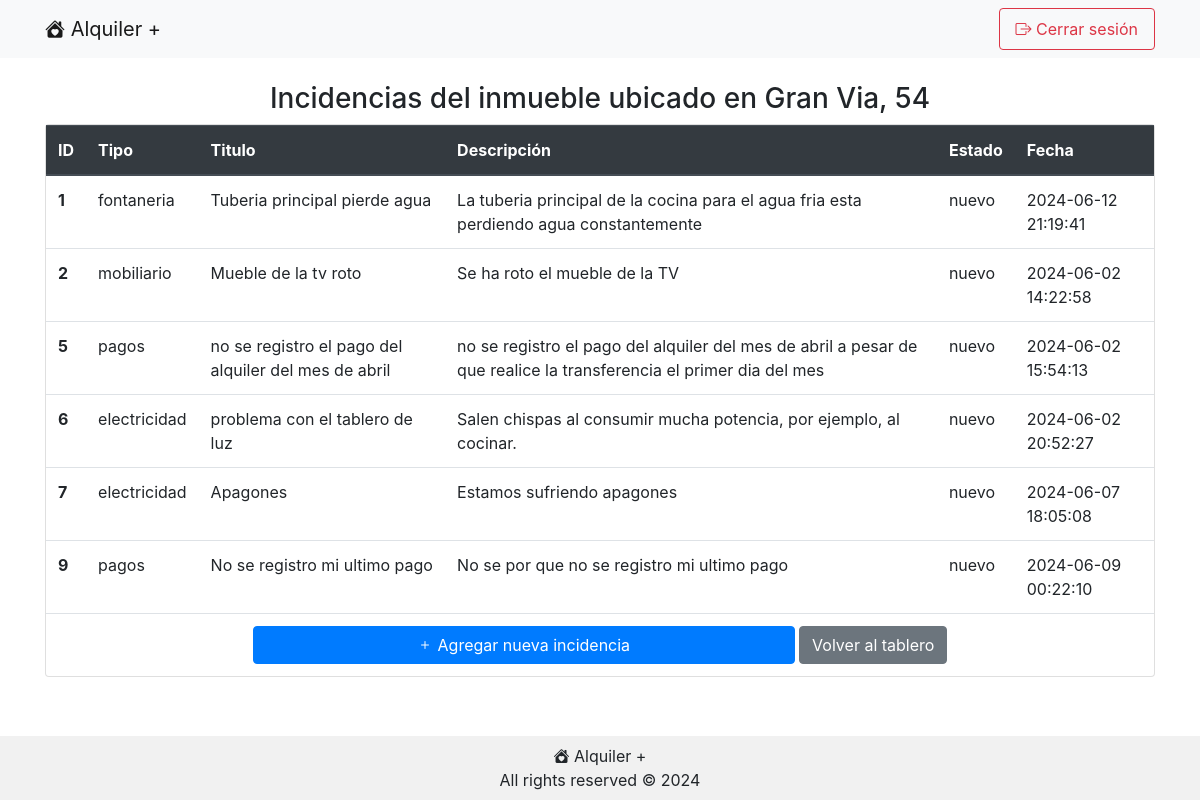
/incidencias.php?inmuebleId=1 (signed in), run on the app's committed database.
### tables this page shows
CREATE TABLE `inmuebles` (
  `id` int(11) NOT NULL,
  `direccion` text NOT NULL,
  `propietario_usuario_id` int(11) NOT NULL,
  `inquilino_usuario_id` int(11) NOT NULL
);

CREATE TABLE `incidencias` (
  `id` int(11) NOT NULL,
  `tipo` enum('fontaneria','electricidad','telefonillo','mobiliario','pagos','carpinteria','cerrajeria','pintura') NOT NULL,
  `titulo` text NOT NULL,
  `descripcion` text NOT NULL,
  `estado` enum('nuevo','iniciado','completado','cancelado') NOT NULL DEFAULT 'nuevo',
  `usuario_id` int(11) NOT NULL,
  `inmueble_id` int(11) NOT NULL,
  `fecha_y_hora` timestamp NOT NULL DEFAULT current_timestamp() ON UPDATE current_timestamp()
);

### class/Conexion.php (called while the page is built, shortened)
<?php
class Conexion {
    private static $host;
    private static $username;
    private static $password;
    private static $db;
    private static $dsn;
    private static $conexion = null;
    private static function inicializar() {
        if (self::$conexion === null) {
            self::$host = DB_HOST;
            self::$db = DB_NAME;
            self::$username = DB_USERNAME;
            self::$password = DB_PASSWORD;
            self::$dsn = "mysql:host=" . self::$host . ";dbname=" . self::$db . ";charset=utf8mb4";
            try {
                self::$conexion = new PDO(self::$dsn, self::$username, self::$password);
                self::$conexion->setAttribute(PDO::ATTR_ERRMODE, PDO::ERRMODE_EXCEPTION);
            } catch (PDOException $ex) {
                die("Error en la conexión con la bbdd: mensaje: " . $ex->getMessage());
            }
            return self::$conexion;
        }
    }
    public static function consulta($sql) {
        try {
            $stmt = self::$conexion->prepare($sql);
            $stmt->execute();
            $resultado = $stmt->fetchAll(PDO::FETCH_ASSOC);
            return $resultado;
        } catch (PDOException $ex) {
            die("Fallo la query: " . $ex->getMessage());
        }
    }
}

### class/Inmueble.php (called while the page is built, shortened)
<?php
class Inmueble {
    private $id;
    private $direccion;
    private $incidencias;
    public function __construct($direccion, $inquilino, $incidencias, $id=null, $usuario=null) {
        if ($id != null) {
            $this->id = $id;
            $this->direccion = $direccion;
            $this->incidencias = $incidencias;
        } else if ($id === null) {
            if ($inquilino == null) {
                Conexion::consulta("INSERT INTO inmuebles (direccion, propietario_usuario_id) VALUES ('".$direccion."', ".$usuario->getId().")");
            } else {
                Conexion::consulta("INSERT INTO inmuebles (direccion, propietario_usuario_id, inquilino_usuario_id) VALUES ('".$direccion."', ".$usuario->getId().", ". $inquilino->getId() . ")");
            }
        }
    }
    public function getId() {
        return $this->id;
    }
    public function getDireccion() {
        return $this->direccion;
    }
    public function getIncidencias() {
        return $this->incidencias?? [];
    }
    public static function obtenerInmuebleExistente($id) {
        $consulta = Conexion::consulta("SELECT id, tipo, titulo, descripcion, estado, usuario_id, fecha_y_hora FROM incidencias WHERE inmueble_id=" . $id);
        $incidencias = [];
        foreach($consulta as $fila) {
            $incidencia = Incidencia::obtenerIncidenciaExistente($fila["id"]);
            $incidencias[] = $incidencia;
            }
        $consulta = Conexion::consulta("SELECT id, direccion, inquilino_usuario_id FROM inmuebles WHERE id=" . $id);
        foreach ($consulta as $fila) {
            $inmueble = new Inmueble($fila['direccion'], Usuario::obtenerUsuarioExistente($fila['inquilino_usuario_id']), $incidencias, $fila['id']);
        }
        return $inmueble;
    }
}

### class/Usuario.php (called while the page is built, shortened)
<?php
class Usuario {
    public static function obtenerUsuarioExistente($id) {
        $usuario = null;
        $consulta = Conexion::consulta("SELECT id, direccion, inquilino_usuario_id FROM inmuebles WHERE propietario_usuario_id=" . $id);
        $inmuebles = [];
        foreach ($consulta as $fila) {
            $inmueble = Inmueble::obtenerInmuebleExistente($fila["id"]);
            $inmuebles[] = $inmueble;
        }
        $consulta = Conexion::consulta("SELECT id, nombre, apellido, email, contrasena_hash, telefono, vencimiento_subscripcion, es_administrador FROM usuarios WHERE id=" . $id);
        foreach ($consulta as $fila) {
            $usuario = new Usuario($fila['nombre'], $fila['apellido'], $fila['email'], $fila['contrasena_hash'], $fila['telefono'], $fila['vencimiento_subscripcion'], $fila['es_administrador'], $inmuebles, $fila['id']);
        }
        return $usuario;
    }
}

### class/Incidencia.php (called while the page is built, shortened)
<?php
class Incidencia {
    private $id;
    public $tipo;
    private $titulo;
    private $descripcion;
    private $estado;
    private $fecha_y_hora;
    public function __construct ($id, $tipo, $titulo, $descripcion, $estado, $fecha_y_hora) {
        $this->id = $id;
        $this->tipo = $tipo;
        $this->titulo = $titulo;
        $this->descripcion = $descripcion;
        $this->estado = $estado;
        $this->fecha_y_hora = $fecha_y_hora;
    }
    public function getId() {
        return $this->id;
    }
    public function getTipo() {
        return $this->tipo;
    }
    public function getTitulo() {
        return $this->titulo;
    }
    public function getDescripcion() {
        return $this->descripcion;
    }
    public function getEstado() {
        return $this->estado;
    }
    public function getFecha() {
        return $this->fecha_y_hora;
    }
    public static function obtenerIncidenciaExistente($id){
        $consulta = Conexion::consulta("SELECT id, tipo, titulo, descripcion, estado, fecha_y_hora FROM incidencias WHERE id=" . $id);
        $incidencia = null;
        foreach ($consulta as $fila) {
            $incidencia = new Incidencia($fila['id'], $fila['tipo'], $fila['titulo'], $fila['descripcion'], $fila['estado'], $fila['fecha_y_hora']);
        }
        return $incidencia;
    }
}

### public/incidencias.php (the view, shortened to what this page needs)
<?php
$usuario = Usuario::obtenerUsuarioExistente($_SESSION['usuarioId']);
if ($_SERVER['REQUEST_METHOD'] === 'GET') {
    $inmuebleId = $_GET['inmuebleId'];
    $inmueble = Inmueble::obtenerInmuebleExistente($inmuebleId);
}
?>
<!DOCTYPE html>
<html lang="es">
    <head>
<?php require '../include/head.php' ?>
    </head>
    <body>
        <?php require '../include/nav.php'; ?>
        <div class="contenido container mt-4 flex-grow-1">
            <h3 class="text-black text-center">Incidencias del inmueble ubicado en <?php echo $inmueble->getDireccion()?></h3>
            <div class="row">
                <div class="col-md-12 ml-auto">
                    <div class="card mb-3">
                        <div class="card-body p-0">
                            <div class="table-responsive">
                                <table class="table table-hover mb-0">
                                    <thead class="thead-dark">
                                        <tr>
                                            <th scope="col">ID</th>
                                            <th scope="col">Tipo</th>
                                            <th scope="col">Titulo</th>
                                            <th scope="col">Descripci&oacute;n</th>
                                            <th scope="col">Estado</th>
                                            <th scope="col">Fecha</th>
                                        </tr>
                                    </thead>
                                    <tbody>
                                    <?php
                                        foreach ($inmueble->getIncidencias() as $incidencia) {
                                            ?>
                                        <tr>
                                            <th scope="row"><?php echo $incidencia->getId(); ?></th>
                                            <td><?php echo $incidencia->getTipo(); ?></td>
                                            <td><?php echo $incidencia->getTitulo(); ?></td>
                                            <td><?php echo $incidencia->getDescripcion(); ?></td>
                                            <td><?php echo $incidencia->getEstado(); ?></td>
                                            <td><?php echo $incidencia->getFecha(); ?></td>
                                        </tr>
                                            <?php
                                        }
                                            ?>
                                        <tr><td colspan="6" class="text-center"><a href="nueva_incidencia.php?inmuebleId=<?php echo $inmueble->getId()?>&origen=incidencias" class="btn btn-primary w-50"><i class="bi bi-plus"></i> Agregar nueva incidencia</a> <a class="btn btn-secondary" href = "tablero.php">Volver al tablero</a></a></td></tr>
                                    </tbody>
                                </table>
                            </div>
                        </div>
                    </div>
                </div>
            </div>
        </div>
        <?php require '../include/footer.php' ?>
    </body>
</html>

### public/css/estilos.css (style rules this page uses)
body { display: flex; flex-direction: column; min-height: 100vh; }

### data on the page
inmuebles: direccion "Gran Via, 54"
incidencias: id "1", tipo "fontaneria", titulo "Tuberia principal pierde agua", descripcion "La tuberia principal de la cocina para el agua fria esta perdiendo agua constantemente", estado "nuevo", fecha_y_hora "2024-06-12 21:19:41"
incidencias: id "2", tipo "mobiliario", titulo "Mueble de la tv roto", descripcion "Se ha roto el mueble de la TV", estado "nuevo", fecha_y_hora "2024-06-02 14:22:58"
incidencias: id "5", tipo "pagos", titulo "no se registro el pago del alquiler del mes de abril", descripcion "no se registro el pago del alquiler del mes de abril a pesar de que realice la transferencia el primer dia del mes", estado "nuevo", fecha_y_hora "2024-06-02 15:54:13"
incidencias: id "6", tipo "electricidad", titulo "problema con el tablero de luz", descripcion "Salen chispas al consumir mucha potencia, por ejemplo, al cocinar.", estado "nuevo", fecha_y_hora "2024-06-02 20:52:27"
incidencias: id "7", tipo "electricidad", titulo "Apagones", descripcion "Estamos sufriendo apagones", estado "nuevo", fecha_y_hora "2024-06-07 18:05:08"
incidencias: id "9", tipo "pagos", titulo "No se registro mi ultimo pago", descripcion "No se por que no se registro mi ultimo pago", estado "nuevo", fecha_y_hora "2024-06-09 00:22:10"
